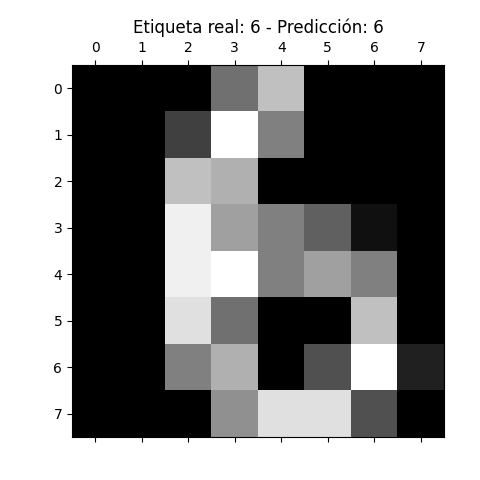
#> input picture prediccion_0.png, 480 x 480 px
$ python -i clasificador_imagenes_2.py   (imports and definitions only)
#> lines starting #> are read from the running program, lines starting #| are printed output that depends on the picture
import tkinter as tk
from tkinter import filedialog
from PIL import Image, ImageTk
import numpy as np
from sklearn import datasets
from sklearn.linear_model import LogisticRegression
from sklearn.model_selection import train_test_split
import joblib
import os

# 🛠️ Entrenar el modelo si no existe
def entrenar_modelo():
    if not os.path.exists('modelo_entrenado.pkl'):
        print("Entrenando modelo, espera un momento...")
        digits = datasets.load_digits()
        X_train, X_test, y_train, y_test = train_test_split(digits.data, digits.target, test_size=0.2, random_state=42)
        modelo = LogisticRegression(max_iter=10000)
        modelo.fit(X_train, y_train)
        joblib.dump(modelo, 'modelo_entrenado.pkl')
        print("✅ Modelo entrenado y guardado.")
    else:
        print("Modelo ya entrenado.")

# 🔥 Preparar la imagen cargada
def preparar_imagen(ruta_imagen):
    imagen = Image.open(ruta_imagen).convert('L')  # Escala de grises
    imagen = imagen.resize((8, 8))                 # Redimensionar a 8x8
    imagen = np.array(imagen)
    imagen = 16 - (imagen / 16)                    # Invertir color para parecerse a digits
    imagen = imagen.flatten()
    return imagen

# 🚀 Cargar imagen y predecir
def seleccionar_imagen():
    ruta = filedialog.askopenfilename()
#> the answer given: prediccion_0.png
    if ruta:
        imagen = Image.open(ruta)
#> imagen is the input picture: PIL image 480x480 RGBA; mean R, G, B, A 141.9, 141.9, 141.9, 255
        imagen_resized = imagen.resize((200, 200))  # Mostrar imagen en tamaño más grande
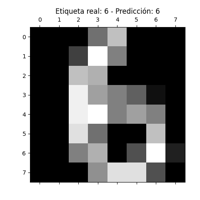
#> imagen_resized: PIL image 200x200 RGBA; mean R, G, B, A 141.9, 141.9, 141.9, 255
        imagen_tk = ImageTk.PhotoImage(imagen_resized)

#> (the run stopped early here; a loop or call above may not have finished)

$ run again, with prediccion_2.png copied over prediccion_0.png
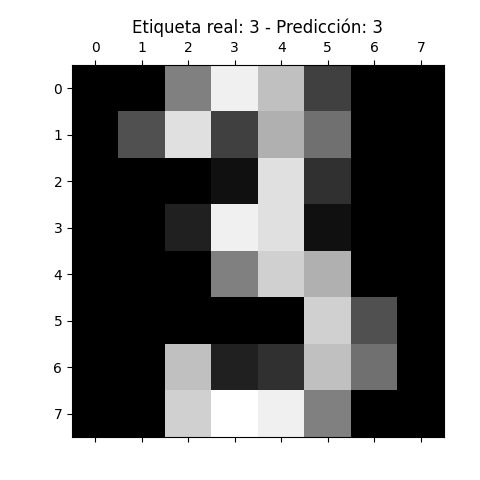
#> input picture prediccion_2.png, 480 x 480 px
#> in seleccionar_imagen, imagen is the input picture: PIL image 480x480 RGBA; mean R, G, B, A 139.5, 139.5, 139.5, 255
#> in seleccionar_imagen, `imagen_resized = imagen.resize((200, 200))`:
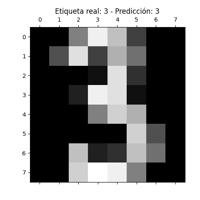
#> imagen_resized: PIL image 200x200 RGBA; mean R, G, B, A 139.5, 139.5, 139.5, 255

$ run again, with prediccion_3.png copied over prediccion_0.png
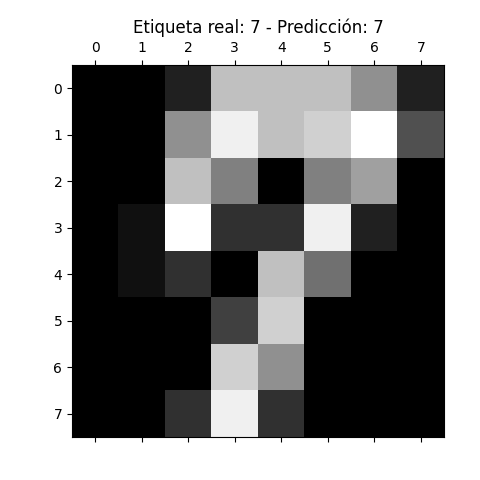
#> input picture prediccion_3.png, 480 x 480 px
#> in seleccionar_imagen, imagen is the input picture: PIL image 480x480 RGBA; mean R, G, B, A 141.3, 141.3, 141.3, 255
#> in seleccionar_imagen, `imagen_resized = imagen.resize((200, 200))`:
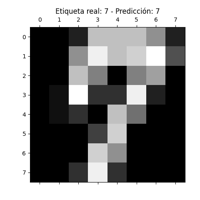
#> imagen_resized: PIL image 200x200 RGBA; mean R, G, B, A 141.2, 141.2, 141.2, 255
